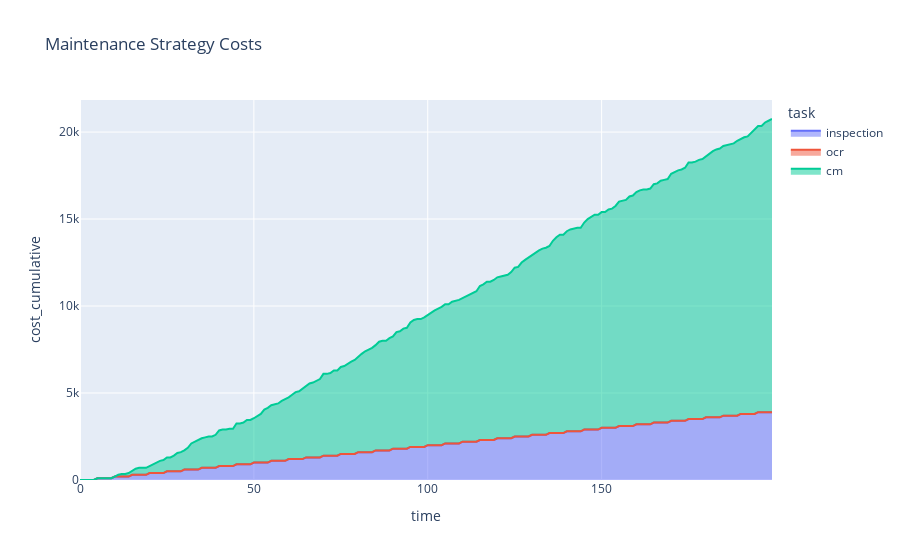

Notebook code cell kept with this figure:
### Code cell
fm_demo.mc_timeline(1000)

df = fm_demo.expected_cost_df()

fig = px.area(df, x="time", y="cost_cumulative", color="task", title='Maintenance Strategy Costs')
fig.show()

### Figure 1 — Plotly figure (JSON) as saved in the notebook; plotly's stock layout.template omitted (floating-point values rounded to 4 significant figures; data arrays with more than 128 entries replaced by an {"elided": "..."} marker saying what was removed)
{"data": [{"hovertemplate": "task=inspection<br>time=%{x}<br>cost_cumulative=%{y}<extra></extra>", "legendgroup": "inspection", "line": {"color": "#636efa"}, "mode": "lines", "name": "inspection", "orientation": "v", "showlegend": true, "stackgroup": "1", "type": "scatter", "x": {"elided": "200 int values"}, "xaxis": "x", "y": {"elided": "200 int values"}, "yaxis": "y"}, {"hovertemplate": "task=ocr<br>time=%{x}<br>cost_cumulative=%{y}<extra></extra>", "legendgroup": "ocr", "line": {"color": "#EF553B"}, "mode": "lines", "name": "ocr", "orientation": "v", "showlegend": true, "stackgroup": "1", "type": "scatter", "x": {"elided": "200 int values"}, "xaxis": "x", "y": {"elided": "200 int values"}, "yaxis": "y"}, {"hovertemplate": "task=cm<br>time=%{x}<br>cost_cumulative=%{y}<extra></extra>", "legendgroup": "cm", "line": {"color": "#00cc96"}, "mode": "lines", "name": "cm", "orientation": "v", "showlegend": true, "stackgroup": "1", "type": "scatter", "x": {"elided": "200 int values"}, "xaxis": "x", "y": {"elided": "200 int values"}, "yaxis": "y"}], "layout": {"legend": {"title": {"text": "task"}, "tracegroupgap": 0}, "title": {"text": "Maintenance Strategy Costs"}, "xaxis": {"anchor": "y", "domain": [0, 1], "title": {"text": "time"}}, "yaxis": {"anchor": "x", "domain": [0, 1], "title": {"text": "cost_cumulative"}}}}
